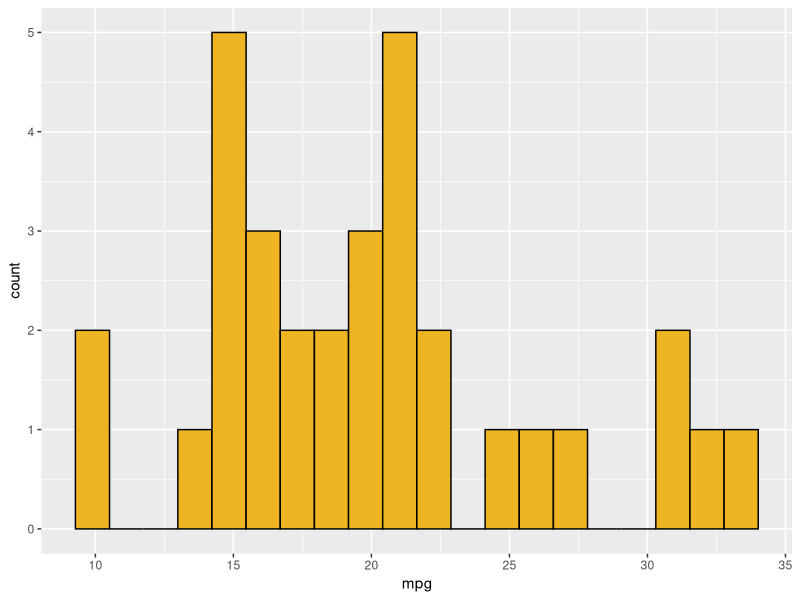

Here is the R script that generated this plot:
## ---- chunk 1
knitr::opts_chunk$set(echo = TRUE, message = FALSE,
                      warning = FALSE, error = TRUE,
                      fig.height = 3)
library(tidyverse)
## ---- chunk 2
ggplot(mtcars, aes(x = mpg)) +
  geom_histogram(fill = "goldenrod2", color = "black", bins = 20)
## ---- chunk 3
mean(mtcars$mpg)

size <- length(mtcars)
sqrt( ((size-1)/size)*var(mtcars$mpg) )
## ---- chunk 4
new_data <- function(data, n) {
  sample_n(data, size = n, replace = TRUE)
}
